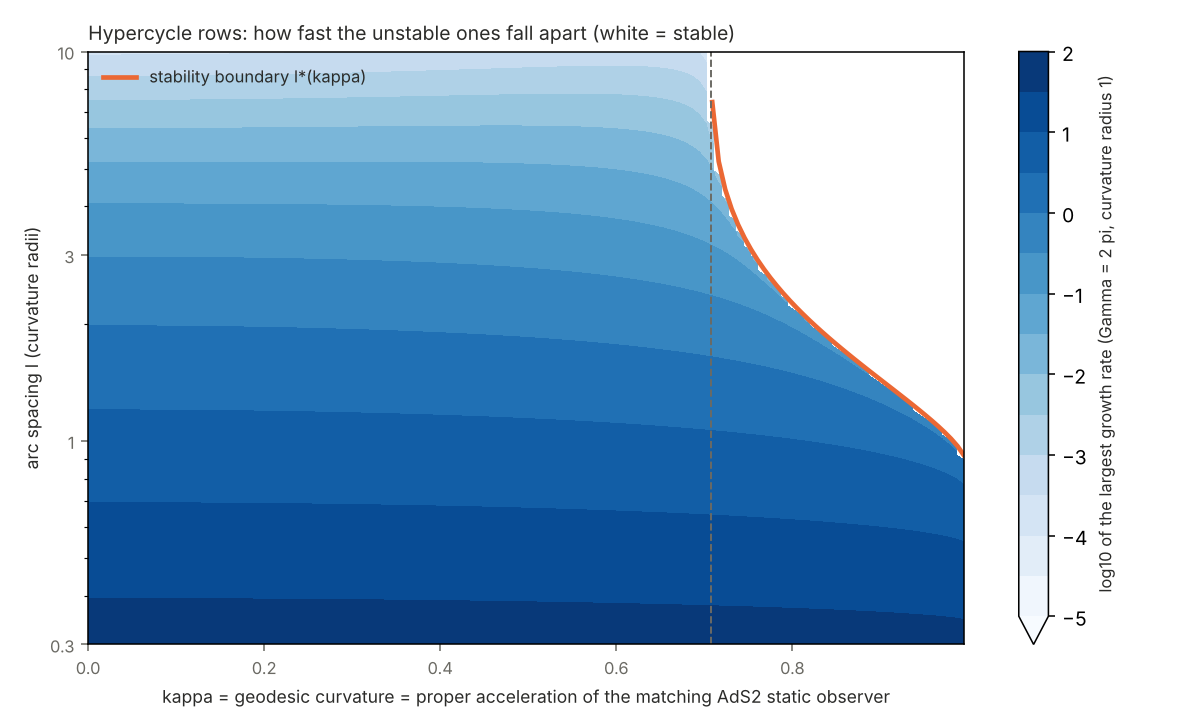

Source code (Python):
"""Growth rates of hypercycle rows (tanh model) from the exact Bloch symbol, and their meaning in an expanding universe.
Symbol at wavenumber q (../rows/exact_symbol.py): [[i delta, B], [C, i delta]], B = 2 sum_j (a_j + b_j cos qj),
C = 2 sum_j d_j (1 - cos qj) < 0, so the growth rate is lambda(q) = sqrt(max(B C, 0)); lambda_max = max_q lambda(q).
Units: H = sum_{i<j} W, W = -ln tanh(d/2) = 2 pi G, i.e. circulation Gamma = 2 pi on the unit-curvature H^2.
Expanding universe: on a spatial slice a(t)^2 h_{H^2}, the stream function of point vortices is Gamma G_h (2D conformal
invariance) and the comoving velocity is a^{-2} times the unit-H^2 velocity, so the comoving dynamics is exactly the
H^2 problem in tau = int dt/a(t)^2. For Milne (flat Minkowski space, slices = unit hyperboloids, a = t) the remaining
tau after t0 is int dt/(c t)^2 = 1/(c^2 t0): a mode with rate lambda_max (for Gamma = 2 pi) grows at most by
exp(lambda_max Gamma/(2 pi c^2 t0)).
Usage: python growth_map.py -> growth_map.png, growth_map.out"""
import numpy as np, matplotlib
matplotlib.use('Agg'); import matplotlib.pyplot as plt
from matplotlib.ticker import NullFormatter
from scipy.optimize import brentq

def pair(K, c):
    s2 = 1 - K; D = c + 1 - 2*K; den = (c - 1)*D**2
    a = s2*((3*K-1)*c**2 - (4*K**2-K+1)*c + 2*K**2)/den
    b = s2*(K*c**2 + (1-3*K)*c + 2*K**2-2*K+1)/den
    d = -s2**2*(c**2 + c - 2*K)/den
    return a, b, d
def lam_max(kappa, l, nq=181):
    K = kappa**2; lp = l*np.sqrt(1 - K)
    J = max(4, int(np.ceil(60/lp))); j = np.arange(1, J+1); c = np.cosh(np.minimum(j*lp, 700.0))
    a, b, d = pair(K, c)
    q = np.linspace(1e-3, np.pi, nq)
    cq = np.cos(np.outer(q, j))
    B = 2*(a.sum() + (cq*b).sum(axis=1)); C = 2*((1 - cq)*d).sum(axis=1)
    g = np.sqrt(np.maximum(B*C, 0)); i = np.argmax(g)
    return g[i], q[i]
def Fpi(kappa, lp):
    a = np.arccos(kappa); s2 = np.sin(a)**2; n = np.arange(1, int(np.ceil(90/lp)) + 6); r = np.exp(-n*lp)
    return np.sum((np.sin(2*a)*np.sin(2*n*a) - 2*n*s2*np.sin(n*a)**2)*r/(1-r) - 2*n*s2*np.cos(n*a)**2*r/(1+r))
def lstar(kappa):
    g = np.geomspace(0.005, 40, 600); v = np.array([Fpi(kappa, x) for x in g]); i = np.where(np.diff(np.sign(v)) > 0)[0][-1]
    return brentq(lambda x: Fpi(kappa, x), g[i], g[i+1])/np.sqrt(1 - kappa**2)

if __name__ == '__main__':
    ks = np.linspace(0.0, 0.995, 120); ls = np.geomspace(0.3, 10, 120)
    Lm = np.array([[lam_max(k, l)[0] for k in ks] for l in ls])
    with open('growth_map.out', 'w') as f:
        f.write('max growth rate lambda_max (Gamma = 2 pi, unit curvature) and critical q/pi\n')
        for k, l in [(0.0, 1.0), (0.0, 3.0), (0.5, 1.0), (0.5, 3.0), (0.7, 3.0), (0.8, 1.5), (0.9, 1.0), (0.95, 0.8)]:
            g, q = lam_max(k, l); f.write(f'kappa {k:4}, l {l:4}: lambda_max = {g:.6f}  at q/pi = {q/np.pi:.3f}\n')
        f.write('Milne freeze-out: total amplification after t0 is exp(lambda_max * Gamma/(2 pi c^2 t0));\n')
        f.write('superfluid 4He (Gamma = h/m4 = 9.97e-8 m^2/s): Gamma/c^2 = 1.1e-24 s, so for any t0 >> 1e-24 s the pattern is frozen\n')
    print(open('growth_map.out').read())
    INK, MUTED, GRID = '#2b2b29', '#6b6a64', '#e4e3df'
    fig, ax = plt.subplots(figsize=(8.6, 5.2))
    Z = np.ma.masked_where(Lm < 1e-9, np.log10(np.maximum(Lm, 1e-12)))     # stable points left white
    top = np.ceil(np.log10(Lm.max())*2)/2
    cs = ax.contourf(ks, ls, Z, levels=np.arange(-5, top + 0.01, 0.5), cmap='Blues', extend='min')
    cb = fig.colorbar(cs, ax=ax); cb.set_label('log10 of the largest growth rate (Gamma = 2 pi, curvature radius 1)', fontsize=8.5, color=INK)
    kk = np.linspace(0.709, 0.995, 40); ax.plot(kk, [lstar(k) for k in kk], '-', color='#eb6834', lw=2.4, label='stability boundary l*(kappa)')
    ax.axvline(1/np.sqrt(2), color=MUTED, ls='--', lw=1)
    ax.set_yscale('log'); ax.set_ylim(0.3, 10)
    ax.set_yticks([0.3, 1, 3, 10]); ax.set_yticklabels(['0.3', '1', '3', '10']); ax.yaxis.set_minor_formatter(NullFormatter())
    ax.set_xlabel('kappa = geodesic curvature = proper acceleration of the matching AdS2 static observer', color=INK, fontsize=9)
    ax.set_ylabel('arc spacing l (curvature radii)', color=INK, fontsize=9)
    ax.legend(frameon=False, fontsize=8.5, loc='upper left', labelcolor=INK)
    ax.set_title('Hypercycle rows: how fast the unstable ones fall apart (white = stable)', fontsize=10, color=INK, loc='left')
    ax.tick_params(colors=MUTED, labelsize=8.5)
    plt.tight_layout(); plt.savefig('growth_map.png', dpi=140)
